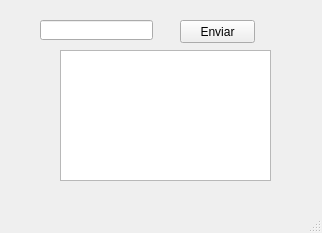
<?xml version="1.0" encoding="UTF-8"?>
<ui version="4.0">
 <class>MainWindow</class>
 <widget class="QMainWindow" name="MainWindow">
  <property name="geometry">
   <rect>
    <x>0</x>
    <y>0</y>
    <width>322</width>
    <height>233</height>
   </rect>
  </property>
  <property name="windowTitle">
   <string>MainWindow</string>
  </property>
  <widget class="QWidget" name="centralwidget">
   <widget class="QPushButton" name="Enviar">
    <property name="geometry">
     <rect>
      <x>180</x>
      <y>20</y>
      <width>75</width>
      <height>23</height>
     </rect>
    </property>
    <property name="text">
     <string>Enviar</string>
    </property>
   </widget>
   <widget class="QLineEdit" name="Numero">
    <property name="geometry">
     <rect>
      <x>40</x>
      <y>20</y>
      <width>113</width>
      <height>20</height>
     </rect>
    </property>
   </widget>
   <widget class="QTextBrowser" name="textBrowser">
    <property name="geometry">
     <rect>
      <x>60</x>
      <y>50</y>
      <width>211</width>
      <height>131</height>
     </rect>
    </property>
   </widget>
  </widget>
  <widget class="QMenuBar" name="menubar">
   <property name="geometry">
    <rect>
     <x>0</x>
     <y>0</y>
     <width>322</width>
     <height>21</height>
    </rect>
   </property>
  </widget>
  <widget class="QStatusBar" name="statusbar"/>
 </widget>
 <resources/>
 <connections/>
</ui>
